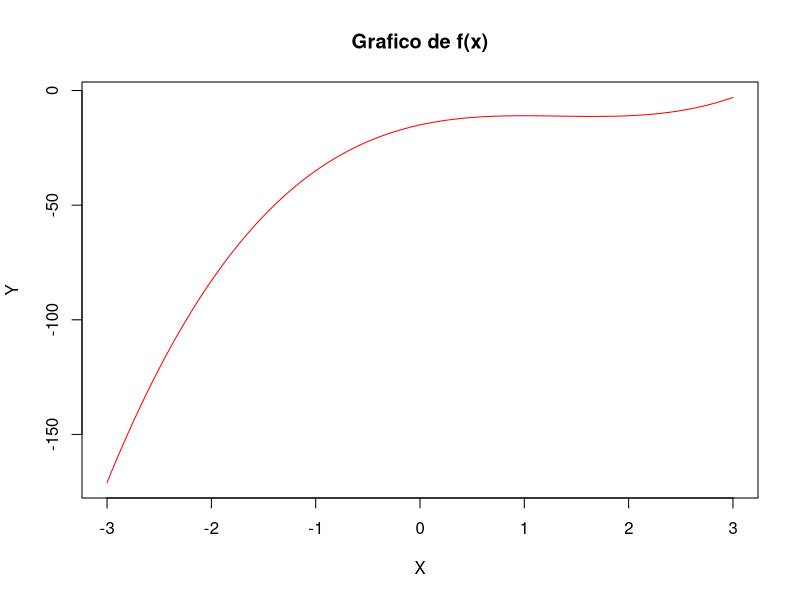

Write R code to recreate this figure.
#NEWTHON-RAPHSON

# Valor inicial de x0 (valor supuesto)
x0=5
# Valor de precision (delta)
delt=0.00001 
#numero de iteraciones
n=15
# Escritura de la funcion (cambiar por los valores deseados)
f = function(x) 2*x^3 - 8*x^2 + 10*x - 15
plot(f,-3,3,
     lwd = 1,
     main = "Grafico de f(x)",
     col = "red",
     xlab = "X",
     ylab = "Y",
     axes = TRUE,
     n= 1000
)
# Derivada de la funcion (calcular la derivada de la funcion anterior)
df = function(x) 6*x^2 - 16*x + 10
# Ciclo de iteraciones y resultados
for (i in 1:n) {
  x1=x0-f(x0)/df(x0)
  print(c(i,x0,x1)); error=abs(x1-x0)
  if (error<delt){
    cat("La solucion converge en ",i , "iteraciones. raiz= ", x1);
    break()}
  x0=x1
  if(i==n){
    print("Maximo numero de iteraciones alcanzado");
    break()
  }
}
